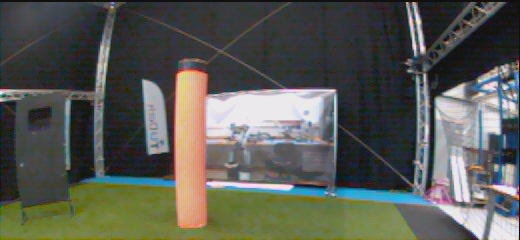
#> input picture CVCNN/Simplerstuff/data/i0001c.jpg, 520 x 240 px; its folder holds only this picture in this run
$ python integralareas.py
#> lines starting #> are read from the running program, lines starting #| are printed output that depends on the picture
import cv2
import numpy as np
import glob


images = glob.glob( './data/*c.jpg', recursive=True)
print('images=',images)

for f in images:
    img = cv2.imread(f)
#> img is the input picture: shape (240, 520, 3); mean B, G, R 84.3, 91.3, 89.4
    h,w,d = img.shape
#> h = 240; w = 520; d = 3
    print('img=',f,'lbl=' ,w,'x',h)
#| img= ./data/i0001c.jpg lbl= 520 x 240

    yuv = cv2.cvtColor(img, cv2.COLOR_BGR2YUV)
#> yuv: shape (240, 520, 3); mean of channels 0, 1, 2 89.9, 125.2, 127.5
    greyscale = cv2.cvtColor(img, cv2.COLOR_BGR2GRAY)
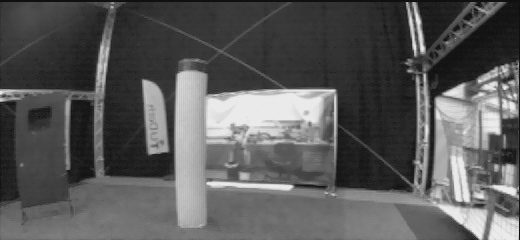
#> greyscale: shape (240, 520); min 7, max 239, mean 89.9

    integral = cv2.integral(greyscale)
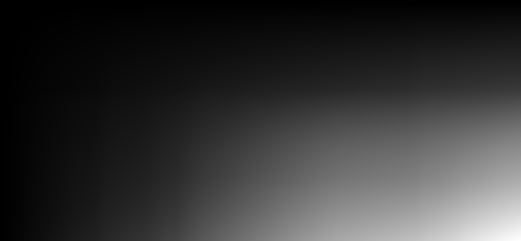
#> integral: shape (241, 521) int32; min 0, max 11223914, mean 2327805.1; drawn with min black and max white
    print('integral=',integral)
#> (printed output is left out)
